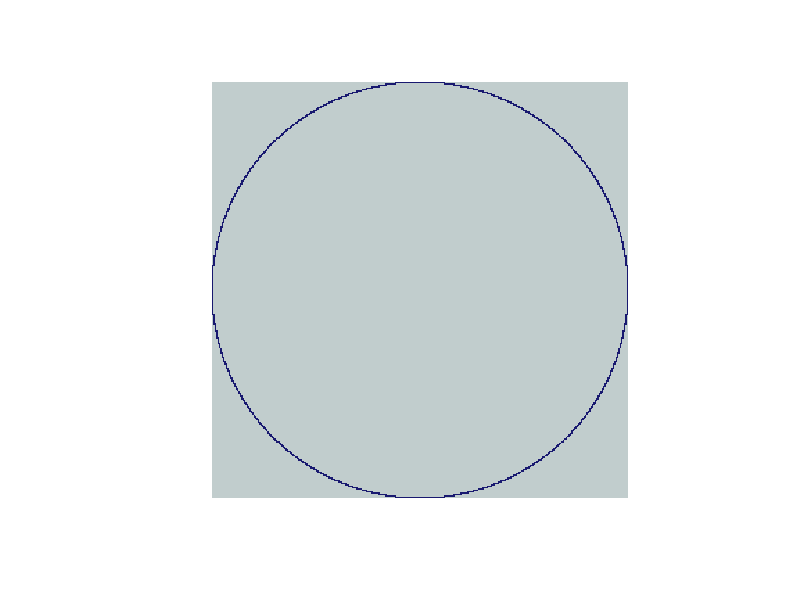

Generate this figure with R:
# CRIAR CÍRCULO EM MATRIZ

D <- 300 # Diâmetro do círculo
loops <- 20000 # Pontos no círculo

# Consequence
m <- matrix(rep(0, D^2), nrow=D)
r <- D/2

for(counts in 1:loops){
  # Determina posição no círculo, em graus radianos adaptados (/pi)
  posic <- runif(1)*2
  
  # Calcula posição relativa, em relação ao centro do círculo
  #atual_i <- sinpi(posic)*r 
  #atual_j <- cospi(posic)*r 
  
  # Posiciona o ponto no local aproximado
  m[ceiling(atual_i <- r - sinpi(posic)*r), ceiling(atual_j <- r - cospi(posic)*r)] <- 1
}



image(t(apply(m, 2, rev)), asp = 1, axes=FALSE, col = c("azure3", "midnightblue"))
